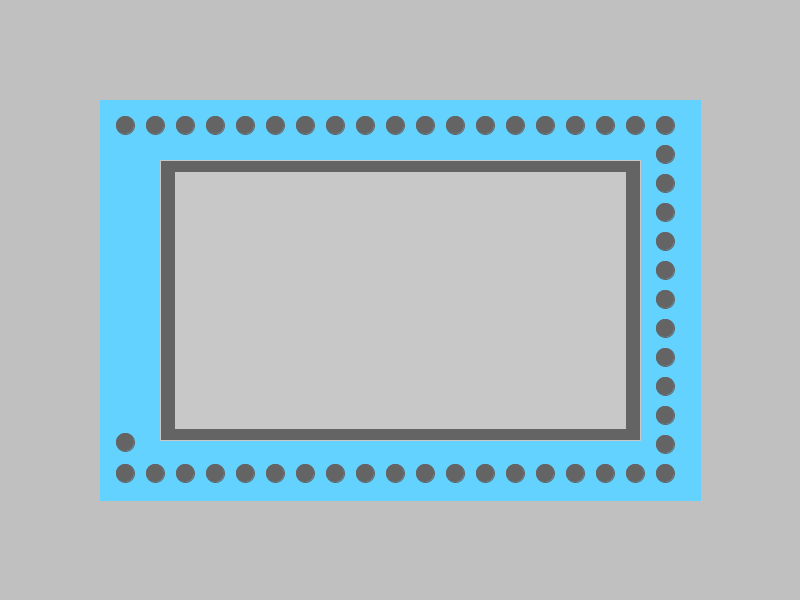
Frame 1 (no input)
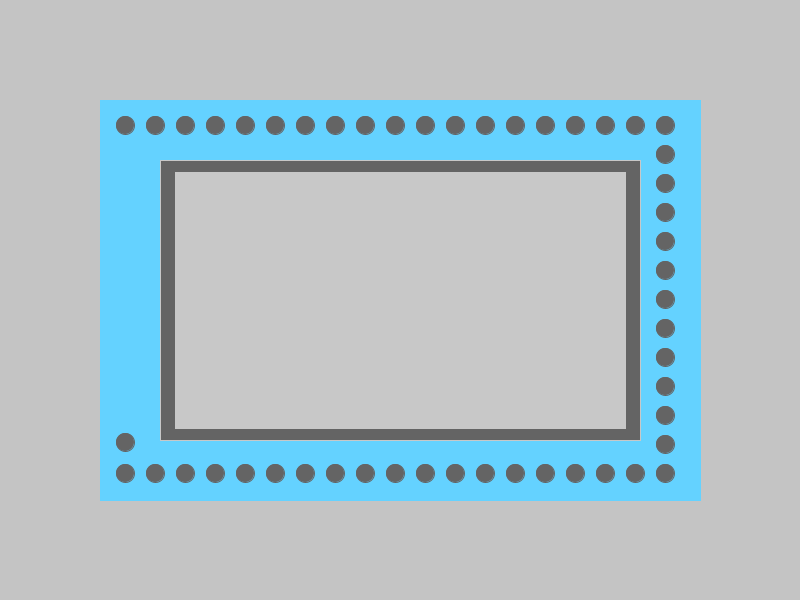
Frame 60 (the mouse pressed at the canvas centre just before this capture)
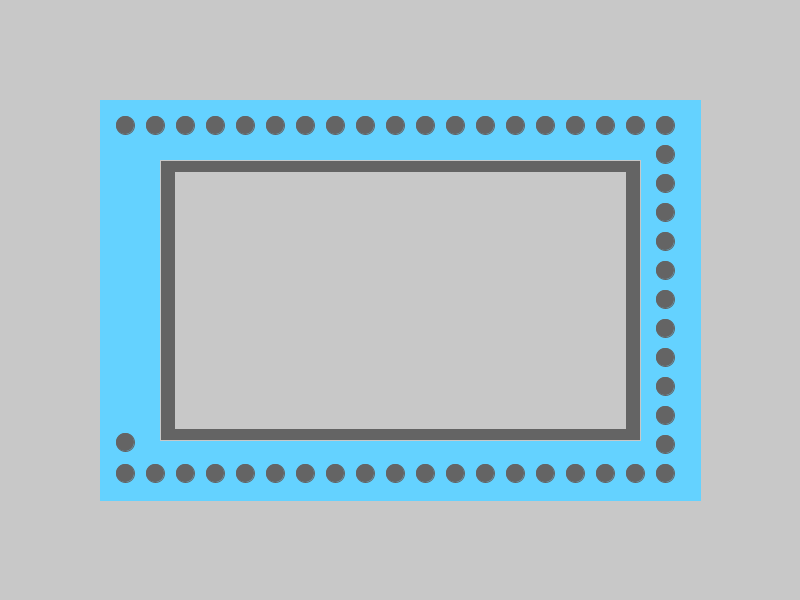
Frame 120 (the mouse held since frame 60 and released just before this capture)

The Processing sketch that drew these frames (run headless with seeded random() and noise(); from frame 60 on, the mouse is pressed at the canvas centre):

// Processing sketch: processing_186458
// ── processing_186458.pde

//mides rectangle gran
  int esquerra = 100; 
  int dret = 700;
  int alt = 100;
  int baix = 500;
//distancia entre rectangles
  int ample = 60;
//mides rectangle petit
  int esquerrap = esquerra + ample; 
  int dretp = dret - ample;
  int altp = alt + ample;
  int baixp = baix - ample;
//taules boles minuts
  float [] posX = new float [60];
  float [] posY = new float [60];
//diàmetre boles
  int dia = 18;
//taules rectangles hores
  float [] hora_altX = new float [12];
  float [] hora_altY = new float [12];
  float [] hora_baixX = new float [12];
  float [] hora_baixY = new float [12];



void setup() {
  //límit posició boles
  int left = 125;
  int right = 650;
  int up = 125;
  int down = 460;
  int posX_act = left;
  int posY_act = up;
  
 size(800,600); 
 //preparo dades boles minuts
   for (int i =0; i<60; i++) {
    posX[i] = posX_act;
    posY[i] = posY_act;
     
    if ((posX_act < right) && (posY_act == up)) {
      posX_act = (posX_act + 30);   //quan les boles vagin de 100 fins a 700, se li sumarà 27 cada cop
    }                    
    else if ((posX_act >= right) && (posY_act < down)) { //quan les boles arribin a 700, baixaran cap a baix fins al "down"
      posY_act = (posY_act+29); 
    }
    
    else if ((posX_act <= left) && (posY_act > up)){   //de baix a dalt
      posY_act = (posY_act-31); 
    }
    else if ((posY_act >= down)) { //quan arribin al 475, tiraran enrere fins a la posició "left"
     posX_act = (posX_act - 30); 
   }
  }
  
 //preparo dades rectangles hores 
 int haltX_act = esquerrap;
 int haltY_act = altp;
 int hbaixX_act = dretp;
 int hbaixY_act = baixp;
 //la distància entre rectangles, cada vegada més petits
 int rect_difX = 15;
 int rect_difY = 12;
 //preparem les coordenades dels 12 rectangles que vull pintar. Parteixo de la posició del rect gran i el vaig reduint
 for (int i =0; i<12; i++) {
    hora_altX [i] = haltX_act; 
    hora_altY [i] = haltY_act; 
    hora_baixX [i] = hbaixX_act;
    hora_baixY [i] = hbaixY_act;
  
    haltX_act = haltX_act + rect_difX;
    haltY_act = haltY_act + rect_difY;
    hbaixX_act = hbaixX_act - rect_difX;
    hbaixY_act = hbaixY_act - rect_difY;
 }    
    
}

void draw() {

pinta_segons();
pinta_quadrats();
pinta_minuts();
pinta_hores();
  
}

////////////////////////////////////////////////////////////////////////////////////
//////////////////////////////////////FUNCIONS/////////////////////////////////////



void pinta_segons() {
  float segons = second();
 // background(segons*(segons/5), segons*4, segons*4);
 background(segons*4, segons*4, segons*4);

}

void pinta_quadrats() {
    
  rectMode(CORNERS);
  fill(100,210,255);
  stroke(100,210,255);
  rect(esquerra, alt, dret, baix);
 
  fill(255,90,90); 
  stroke(255,90,90);
  rect(esquerrap, altp, dretp, baixp);
 
}

void pinta_minuts() {
  float minut = minute();
  
  for (int i=0; i<minut; i++) {  
    fill(100, 100, 100);
    stroke(100, 100, 100);
    ellipse(posX[i], posY[i], dia, dia);
  }
}

void pinta_hores() {
  int hora12 = hour(); //perquè sigui sobre 12h i no sobre 24.
  
  if (hora12>12) {
    hora12 = hora12-12; 
  }
  
//pintem el contorn dels 12 rectangles; buits
    for (int i=0; i<12; i++) {  
    rectMode(CORNERS);
    stroke(200,200,200);
    rect(hora_altX [i], hora_altY [i], hora_baixX [i], hora_baixY [i]);
  }
  
//pintem l'interior dels 12 rectangles segons la hora. Les hores corresponen als rectangles buits.

    fill(200,200,200);
    stroke(200,200,200);
    rect(hora_altX [hora12], hora_altY [hora12], hora_baixX [hora12], hora_baixY [hora12]);

}
